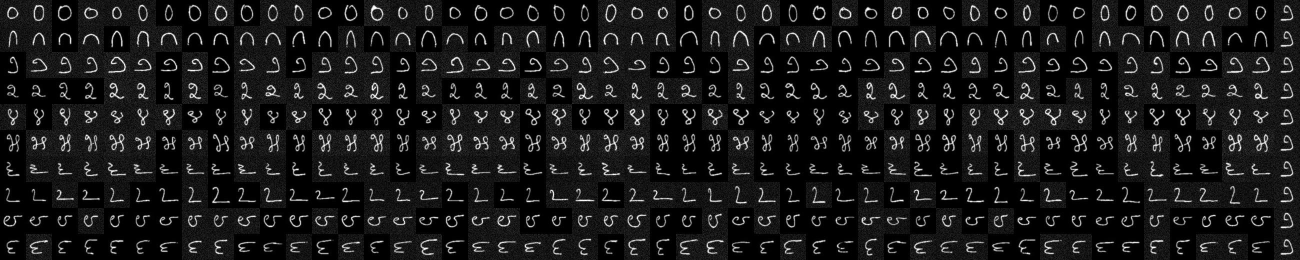
#> input picture K-NN/final.jpg, 2600 x 520 px (shown at 1/2 size)
$ python knn_numbers.py
#> lines starting #> are read from the running program, lines starting #| are printed output that depends on the picture

import numpy as np
import cv2 as cv

# for displaying the whole numpy array
np.set_printoptions(threshold=np.nan)

img = cv.imread(r'final.jpg', 0)
#> img is the input picture: shape (520, 2600); min 0, max 255, mean 25.9
#gray = cv.cvtColor(img,cv.COLOR_BGR2GRAY)
# Now we split the image to 50x10 cells, each 52x52 size
cells = [np.hsplit(row, 50) for row in np.vsplit(img, 10)]
#> cells = 10 items
# Make it into a Numpy array.
x = np.array(cells)
# Now we prepare train_data and test_data.
train = x[:, :25].reshape(-1, 2704).astype(np.float32)
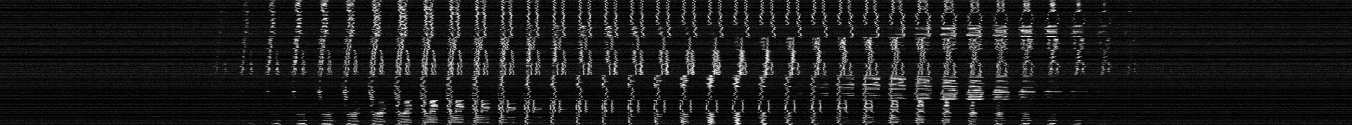
#> train: shape (250, 2704) float32 (shown at 1/2 size); min 0, max 255, mean 27.2
test = x[:, 25:50].reshape(-1, 2704).astype(np.float32)
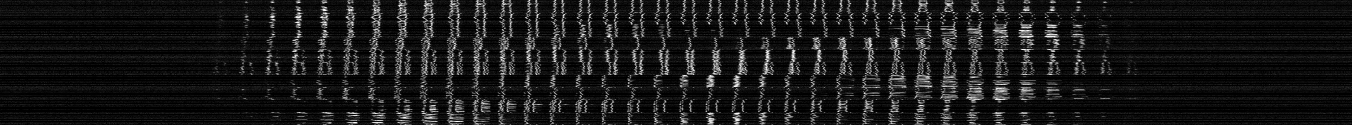
#> test: shape (250, 2704) float32 (shown at 1/2 size); min 0, max 255, mean 24.7

# Create labels for train and test data
k = np.arange(10)  # 10 because 10 number to classify
train_labels = np.repeat(k, 25)[:, np.newaxis]
test_labels = train_labels.copy()

# Initiate kNN, train the data, then test it with test data for k=1
knn = cv.ml.KNearest_create()
knn.train(train, cv.ml.ROW_SAMPLE, train_labels)

ret, result, neighbours, dist = knn.findNearest(test, k=5)
#> ret = 0; result = 250 values, max 9 at index 26, min 0 at index 0, mean 4.39; neighbours = 250 rows, first 6: [0, 0, 0, 1, 1], [0, 0, 0, 0, 0], [0, 0, 0, 0, 0], [0, 0, 0, 0, 0], [0, 0, 0, 1, 1], [0, 0, 0, 2, 1]; dist = 250 rows, first 6: [1875390, 2318876, 3841088, 3920933, 4860472], [2811333, 2995754, 3790314, 3833885, 3997637], [2475901, 3320311, 3464230, 3677763, 4946614], [1606107, 1988170, 3091441, 3689814, 3863932], [2052725, 3428513, 3753772, 4447486, 4798211], [2483122, 2955823, 3058989, 3446458, 3929975]

# Now we check the accuracy of classification
# For that, compare the result with test_labels and check which are wrong

matches = result == test_labels
correct = np.count_nonzero(matches)
#> correct = 232
accuracy = correct*100.0/result.size
#> accuracy = 92.8
print(accuracy)
#| 92.8

# we store the train numpy array for further use
np.savez('knn_data.npz', train=train, train_labels=train_labels)

# Now load the data
with np.load('knn_data.npz') as data:
    print(data.files)
    train = data['train']
    train_labels = data['train_labels']
    print(train)
